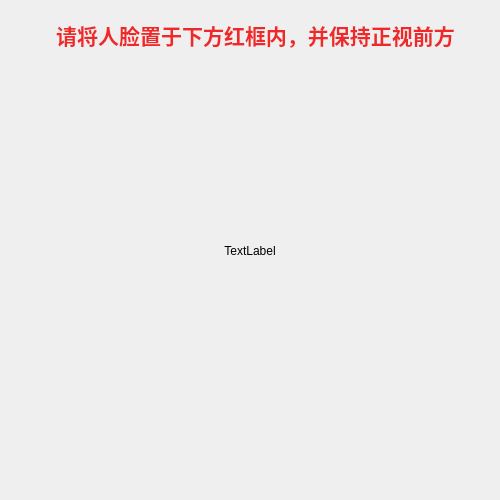
<?xml version="1.0" encoding="UTF-8"?>
<ui version="4.0">
 <class>face_entering</class>
 <widget class="QWidget" name="face_entering">
  <property name="geometry">
   <rect>
    <x>0</x>
    <y>0</y>
    <width>500</width>
    <height>500</height>
   </rect>
  </property>
  <property name="windowTitle">
   <string>度目-AI镜头模组演示Demo-人脸注册</string>
  </property>
  <widget class="QLabel" name="label_txt">
   <property name="geometry">
    <rect>
     <x>50</x>
     <y>10</y>
     <width>411</width>
     <height>51</height>
    </rect>
   </property>
   <property name="text">
    <string>&lt;html&gt;&lt;head/&gt;&lt;body&gt;&lt;p&gt;&lt;span style=&quot; font-size:16pt; font-weight:600; color:#ef2929;&quot;&gt;请将人脸置于下方红框内，并保持正视前方&lt;/span&gt;&lt;/p&gt;&lt;/body&gt;&lt;/html&gt;</string>
   </property>
   <property name="alignment">
    <set>Qt::AlignCenter</set>
   </property>
  </widget>
  <widget class="QLabel" name="label">
   <property name="geometry">
    <rect>
     <x>0</x>
     <y>0</y>
     <width>500</width>
     <height>501</height>
    </rect>
   </property>
   <property name="layoutDirection">
    <enum>Qt::LeftToRight</enum>
   </property>
   <property name="text">
    <string>TextLabel</string>
   </property>
   <property name="alignment">
    <set>Qt::AlignCenter</set>
   </property>
  </widget>
  <widget class="QLabel" name="label__username">
   <property name="geometry">
    <rect>
     <x>106</x>
     <y>410</y>
     <width>291</width>
     <height>20</height>
    </rect>
   </property>
   <property name="text">
    <string/>
   </property>
   <property name="alignment">
    <set>Qt::AlignCenter</set>
   </property>
  </widget>
 </widget>
 <resources/>
 <connections/>
</ui>
